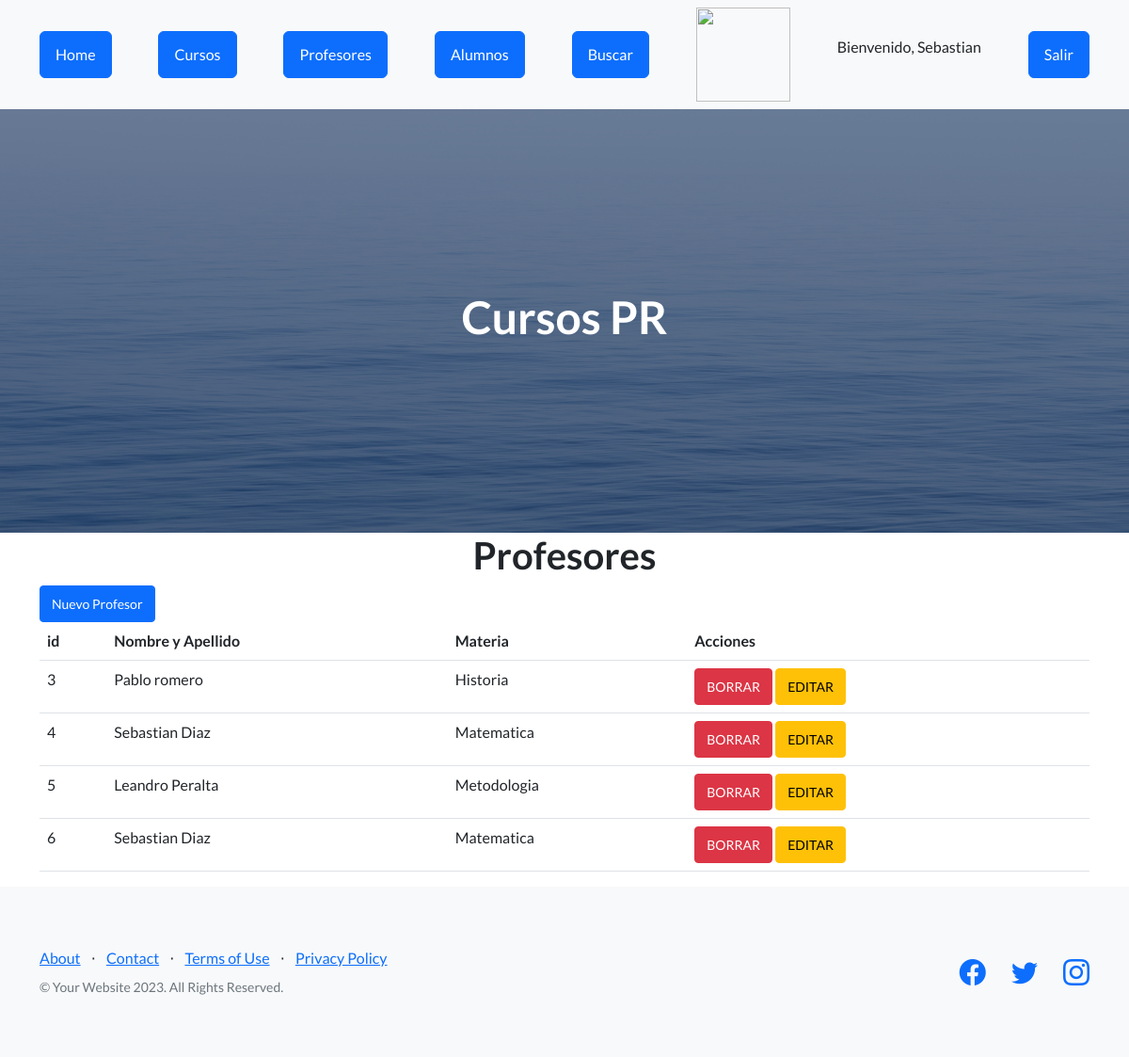
The app's page /App_tercera/ver_profesores/ (signed in), older data.
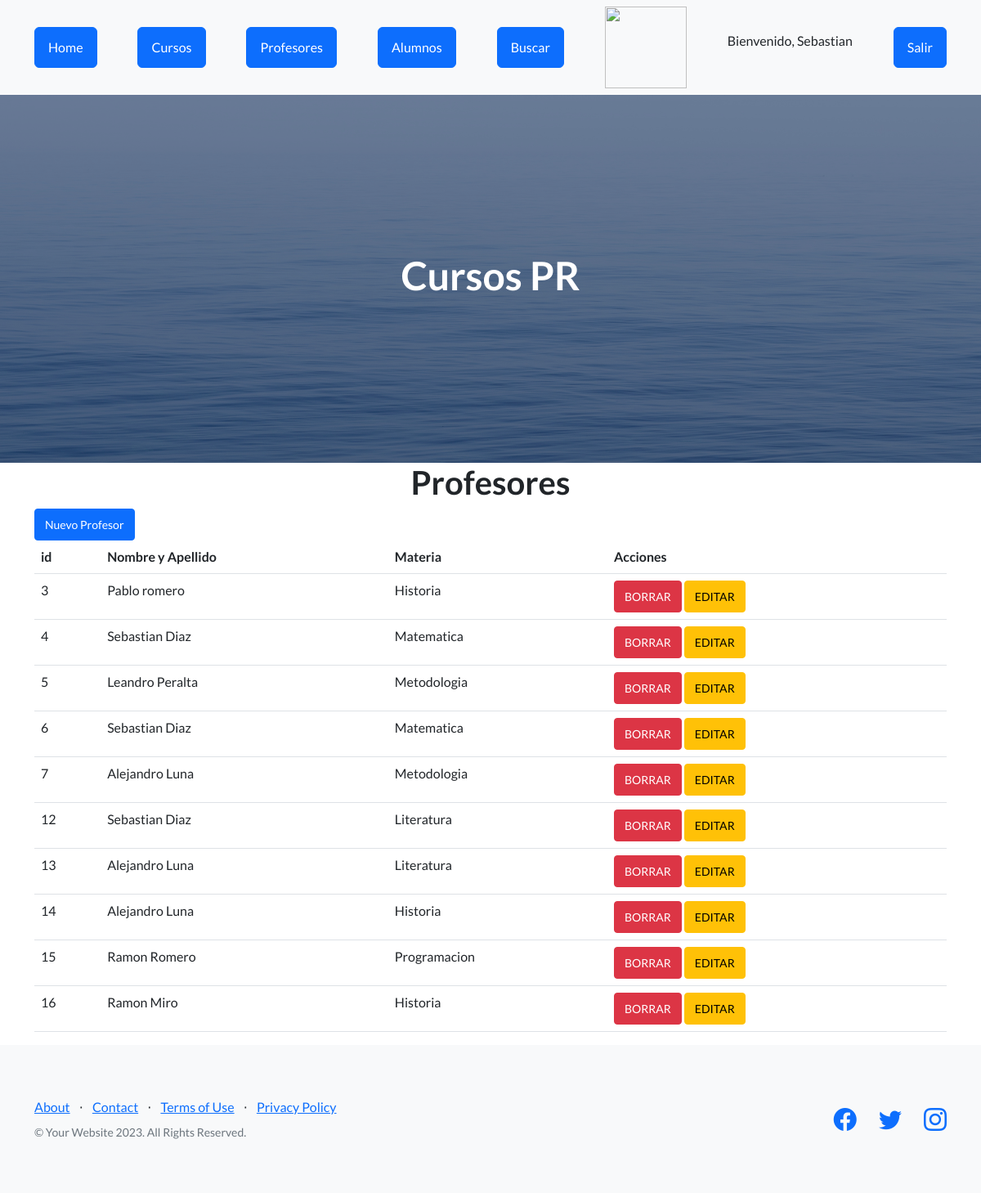
The same page, newer data.
### App_tercera/models.py (models this page shows, shortened)
class Profesor(models.Model):
    Nombre_y_Apellido = models.CharField(max_length=100)
    Materia = models.CharField(max_length=100)

### App_tercera/views.py (the view)
# urls.py: path('ver_profesores/', views.ver_profesores, name='ver_profesores'),
def ver_profesores(request):
    profesores = Profesor.objects.all()
    avatares = None
    if request.user.is_authenticated:
        avatares = Avatar.objects.filter(user=request.user)
    return render(request, 'ver_profesores.html', {'profesores': profesores, 'avatares': avatares})

### App_tercera/Template/ver_profesores.html
{% extends "padre.html" %}
{% load static %}
{% block contenido %}
<main class="container">
    <h1 class="text-xl-center title"> Profesores </h1>
    {% if request.user.is_authenticated and request.user.is_superuser %}
        <a href="{% url 'agregar_profesor' %}" class="btn btn-primary btn-sm">Nuevo Profesor</a>
    {% endif %}
    <table class="table">
        <thead>
            <tr>
                <th>id</th>
                <th>Nombre y Apellido</th>
                <th>Materia</th>
                {% if request.user.is_authenticated and request.user.is_superuser %}
                    <th>Acciones</th>
                {% endif %}
            </tr>
        </thead>
        <tbody>
            {% for profesor in profesores %}
            <tr>
                <td>{{ profesor.id }}</td>
                <td>{{ profesor.Nombre_y_Apellido }}</td>
                <td>{{ profesor.Materia }}</td>
                {% if request.user.is_authenticated and request.user.is_superuser %}
                    <td>
                        <a href="{% url 'eliminar_profesor' profesor.id %}" class="btn btn-danger btn-sm">BORRAR</a>
                        <a href="{% url 'editar_profesor' profesor.id %}" class="btn btn-warning btn-sm">EDITAR</a>
                    </td>
                {% endif %}
            </tr>
            {% endfor %}
        </tbody>
    </table>
</main>
{% endblock %}

Row changes from the older to the newer data that the page shows:
added Profesor: id "7", Nombre_y_Apellido "Alejandro Luna", Materia "Metodologia"
added Profesor: id "12", Nombre_y_Apellido "Sebastian Diaz", Materia "Literatura"
added Profesor: id "13", Nombre_y_Apellido "Alejandro Luna", Materia "Literatura"
added Profesor: id "14", Nombre_y_Apellido "Alejandro Luna", Materia "Historia"
added Profesor: id "15", Nombre_y_Apellido "Ramon Romero", Materia "Programacion"
added Profesor: id "16", Nombre_y_Apellido "Ramon Miro", Materia "Historia"
